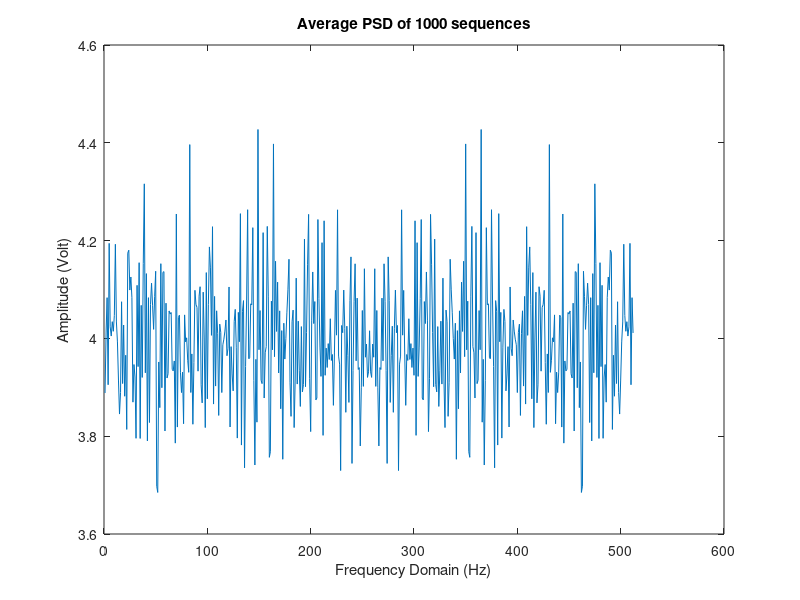

Write MATLAB code to recreate this figure.
mu = 0;
sigma = 2;
v = sigma*randn(1000, 512) + mu;  % Generate 1000 sequences of Gaussian noise
avgPsd = 0;
sumPsd = 0;
for i = 1:1000
    V(i,:) = abs(fft(v(i,:))).^2 / 512;
    sumPsd = sumPsd + V(i,:);
end
avgPsd = sumPsd / 1000;
avgPsd1 = mean(V);

plot(avgPsd1)
xlabel('Frequency Domain (Hz)');
ylabel('Amplitude (Volt)');
title('Average PSD of 1000 sequences');
